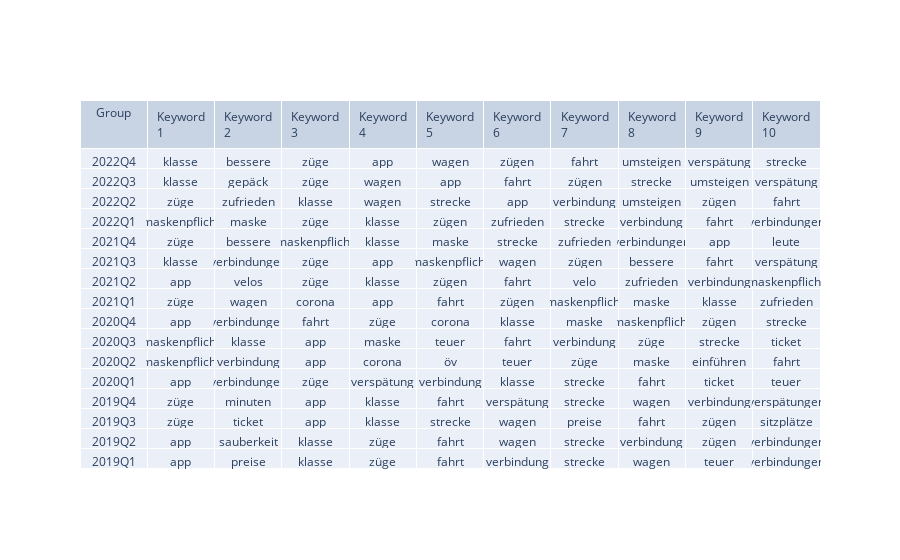

This figure's notebook cell:
### Markdown cell above
#### TF-IDF nach Jahr und Quartal

### Code cell
yearquarter_keywords_general = find_trending_keywords(df_text, filter_column='yearquarter', text_column='text_preprocessed_tokenized')
yearquarter_keywords_general = trending_keywords_to_dataframe(yearquarter_keywords_general)
#yearquarter_keywords_general
create_export_table(convert_resulttable_to_wide_format(yearquarter_keywords_general), filename="../../exports/tables/yearquarter_keywords_general.html")
export_table_to_xlsx(convert_resulttable_to_wide_format(yearquarter_keywords_general), filename="../../exports/tables/yearquarter_keywords_general.xlsx")

### Figure 1 — Plotly figure (JSON) as saved in the notebook; plotly's stock layout.template omitted (floating-point values rounded to 4 significant figures; data arrays with more than 128 entries replaced by an {"elided": "..."} marker saying what was removed)
{"data": [{"cells": {"values": {"elided": "11x16 str values"}}, "header": {"values": ["Group", "Keyword 1", "Keyword 2", "Keyword 3", "Keyword 4", "Keyword 5", "Keyword 6", "Keyword 7", "Keyword 8", "Keyword 9", "Keyword 10"]}, "type": "table"}], "layout": {}}
